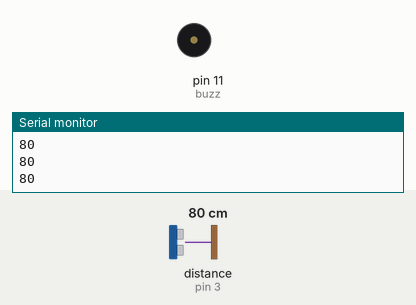
The sketch below on a simulated Arduino Uno, built with avr-gcc and run on an emulated ATmega328P. Shown: buzzer (waves = sounding, pin HIGH), the last lines printed to the serial monitor. Wiring (inferred from the names in the program): ultrasonic range finder: trigger pin 2; echo pin 3. Inputs (shaded band) come from the test bench; at power-on: distance to the obstacle (sensor on pin 3) 80 cm. The echo pulse lasts 58.3 µs per cm; pins used as bus, display or sensor lines are not drawn.

Above: at 1.2 s.
1.3 s: distance to the obstacle (sensor on pin 3) set to 54 cm
2.8 s: distance to the obstacle (sensor on pin 3) set to 48 cm
At 3.9 s:
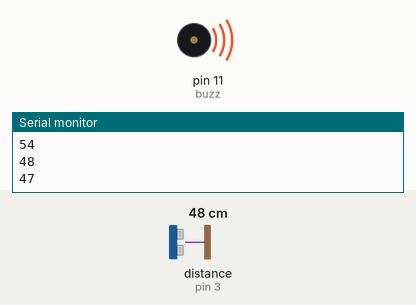
5.8 s: distance to the obstacle (sensor on pin 3) set to 60 cm
At 6.6 s:
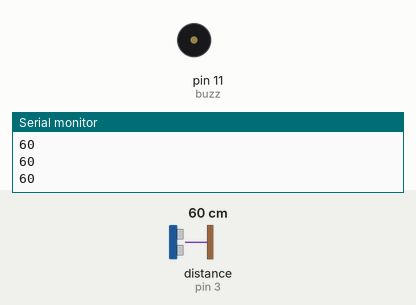
7.3 s: distance to the obstacle (sensor on pin 3) set to 47 cm
At 7.7 s:
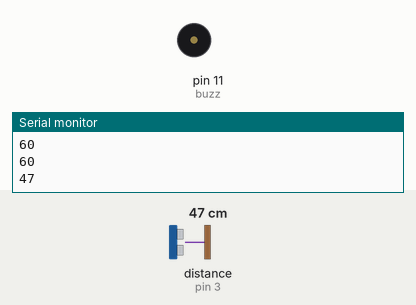
Timing chart, 0 to 11.3 s (numbered marks = the images above; inputs shaded):
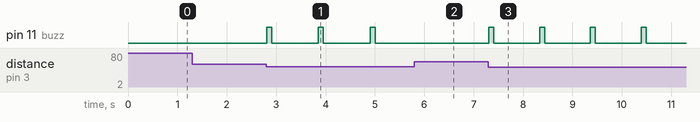

Measured:
- the behaviour switches between 52 and 51 cm on distance to the obstacle (sensor on pin 3) (found by bisection; images 0 and 1)
- after the input at 2.8 s, pin 11 (buzz): alternates HIGH for 0.10 s and LOW for 0.95 s, starting at once
- after the input at 5.8 s, pin 11 (buzz): stops changing and stays LOW
- after the input at 7.3 s, pin 11 (buzz): alternates HIGH for 0.10 s and LOW for 0.93 s, starting at once

The sketch:

Third_eye_for_blinds.ino
```cpp
int trigPin=2;
int echoPin=3;
int buzz=11;
void setup() {
     Serial.begin(9600);
     Serial.println("Device Started");
     pinMode(trigPin,OUTPUT);
     pinMode(echoPin,INPUT);
     pinMode(buzz,OUTPUT);
}

void loop() {
     Serial.println(getDistanceFromSensor(trigPin,echoPin));
     int cm=getDistanceFromSensor(trigPin,echoPin);
     if(cm<=50 && cm>0)
     {
      int d= map(cm, 1, 100, 20, 2000);
      digitalWrite(buzz, HIGH);
      delay(100);
      digitalWrite(buzz, LOW);
      delay(d);
  }
}

long int getDistanceFromSensor(int trig, int echo){
  long duration,distance;
  digitalWrite(trig,LOW);
  delayMicroseconds(2);
  digitalWrite(trig,HIGH);
  delayMicroseconds(10);
  digitalWrite(trig,LOW);
  duration=pulseIn(echo,HIGH);
  distance=(duration/2)/29.1;
  if(distance>400){
    distance=400;}
  return distance;
  }
```
